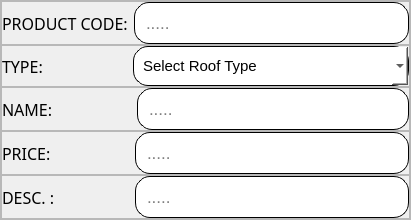
                             <widget class="QFrame" name="frame_23">
                              <property name="frameShape">
                               <enum>QFrame::StyledPanel</enum>
                              </property>
                              <property name="frameShadow">
                               <enum>QFrame::Raised</enum>
                              </property>
                              <layout class="QVBoxLayout" name="verticalLayout_29">
                               <property name="spacing">
                                <number>0</number>
                               </property>
                               <property name="leftMargin">
                                <number>0</number>
                               </property>
                               <property name="topMargin">
                                <number>0</number>
                               </property>
                               <property name="rightMargin">
                                <number>0</number>
                               </property>
                               <property name="bottomMargin">
                                <number>0</number>
                               </property>
                               <item>
                                <widget class="QFrame" name="frame_24">
                                 <property name="frameShape">
                                  <enum>QFrame::StyledPanel</enum>
                                 </property>
                                 <property name="frameShadow">
                                  <enum>QFrame::Raised</enum>
                                 </property>
                                 <layout class="QHBoxLayout" name="horizontalLayout_43">
                                  <property name="leftMargin">
                                   <number>0</number>
                                  </property>
                                  <property name="topMargin">
                                   <number>0</number>
                                  </property>
                                  <property name="rightMargin">
                                   <number>0</number>
                                  </property>
                                  <property name="bottomMargin">
                                   <number>0</number>
                                  </property>
                                  <item>
                                   <widget class="QLabel" name="label_37">
                                    <property name="font">
                                     <font>
                                      <family>Poppins Medium</family>
                                      <pointsize>12</pointsize>
                                      <weight>50</weight>
                                      <bold>false</bold>
                                     </font>
                                    </property>
                                    <property name="styleSheet">
                                     <string notr="true">    background-color: transparent;
</string>
                                    </property>
                                    <property name="text">
                                     <string>PRODUCT CODE:</string>
                                    </property>
                                   </widget>
                                  </item>
                                  <item>
                                   <widget class="QLineEdit" name="lineEdit_AddROOF_prodCode_12">
                                    <property name="font">
                                     <font>
                                      <pointsize>13</pointsize>
                                     </font>
                                    </property>
                                    <property name="styleSheet">
                                     <string notr="true">    background-color: #ffffff;
    color: black;
    border-radius: 15px;
border: 1px solid #000000; 
    padding: 9px;
</string>
                                    </property>
                                    <property name="placeholderText">
                                     <string>.....</string>
                                    </property>
                                   </widget>
                                  </item>
                                 </layout>
                                </widget>
                               </item>
                               <item>
                                <widget class="QFrame" name="frame_25">
                                 <property name="frameShape">
                                  <enum>QFrame::StyledPanel</enum>
                                 </property>
                                 <property name="frameShadow">
                                  <enum>QFrame::Raised</enum>
                                 </property>
                                 <layout class="QHBoxLayout" name="horizontalLayout_44">
                                  <property name="spacing">
                                   <number>90</number>
                                  </property>
                                  <property name="leftMargin">
                                   <number>0</number>
                                  </property>
                                  <property name="topMargin">
                                   <number>0</number>
                                  </property>
                                  <property name="rightMargin">
                                   <number>0</number>
                                  </property>
                                  <property name="bottomMargin">
                                   <number>0</number>
                                  </property>
                                  <item>
                                   <widget class="QLabel" name="label_38">
                                    <property name="font">
                                     <font>
                                      <family>Poppins Medium</family>
                                      <pointsize>12</pointsize>
                                      <weight>50</weight>
                                      <bold>false</bold>
                                     </font>
                                    </property>
                                    <property name="styleSheet">
                                     <string notr="true">    background-color: transparent;
</string>
                                    </property>
                                    <property name="text">
                                     <string>TYPE:</string>
                                    </property>
                                   </widget>
                                  </item>
                                  <item>
                                   <widget class="QComboBox" name="comboBox_AddROOF_Type_2">
                                    <property name="sizePolicy">
                                     <sizepolicy hsizetype="Expanding" vsizetype="Fixed">
                                      <horstretch>0</horstretch>
                                      <verstretch>0</verstretch>
                                     </sizepolicy>
                                    </property>
                                    <property name="font">
                                     <font>
                                      <pointsize>11</pointsize>
                                     </font>
                                    </property>
                                    <property name="styleSheet">
                                     <string notr="true">    background-color: #ffffff;
    color: black;
    border-radius: 15px;
border: 1px solid #000000; 
    padding: 9px;
</string>
                                    </property>
                                    <item>
                                     <property name="text">
                                      <string>Select Roof Type</string>
                                     </property>
                                    </item>
                                    <item>
                                     <property name="text">
                                      <string>Ribstar (Roof Type)</string>
                                     </property>
                                    </item>
                                    <item>
                                     <property name="text">
                                      <string>TileStar (Roof Type)</string>
                                     </property>
                                    </item>
                                    <item>
                                     <property name="text">
                                      <string>Corrugated (Roof Type)</string>
                                     </property>
                                    </item>
                                    <item>
                                     <property name="text">
                                      <string>Ridge Roll (Roof Bended Material)</string>
                                     </property>
                                    </item>
                                    <item>
                                     <property name="text">
                                      <string>Metal Fascia (Roof Bended Material)</string>
                                     </property>
                                    </item>
                                    <item>
                                     <property name="text">
                                      <string>Molding (Roof Bended Material)</string>
                                     </property>
                                    </item>
                                    <item>
                                     <property name="text">
                                      <string>Capping (Roof Bended Material)</string>
                                     </property>
                                    </item>
                                   </widget>
                                  </item>
                                 </layout>
                                </widget>
                               </item>
                               <item>
                                <widget class="QFrame" name="frame_26">
                                 <property name="frameShape">
                                  <enum>QFrame::StyledPanel</enum>
                                 </property>
                                 <property name="frameShadow">
                                  <enum>QFrame::Raised</enum>
                                 </property>
                                 <layout class="QHBoxLayout" name="horizontalLayout_45">
                                  <property name="spacing">
                                   <number>84</number>
                                  </property>
                                  <property name="leftMargin">
                                   <number>0</number>
                                  </property>
                                  <property name="topMargin">
                                   <number>0</number>
                                  </property>
                                  <property name="rightMargin">
                                   <number>0</number>
                                  </property>
                                  <property name="bottomMargin">
                                   <number>0</number>
                                  </property>
                                  <item>
                                   <widget class="QLabel" name="label_39">
                                    <property name="font">
                                     <font>
                                      <family>Poppins Medium</family>
                                      <pointsize>12</pointsize>
                                      <weight>50</weight>
                                      <bold>false</bold>
                                     </font>
                                    </property>
                                    <property name="styleSheet">
                                     <string notr="true">    background-color: transparent;
</string>
                                    </property>
                                    <property name="text">
                                     <string>NAME:</string>
                                    </property>
                                   </widget>
                                  </item>
                                  <item>
                                   <widget class="QLineEdit" name="lineEdit_AddROOF_prodCode_13">
                                    <property name="font">
                                     <font>
                                      <pointsize>13</pointsize>
                                     </font>
                                    </property>
                                    <property name="styleSheet">
                                     <string notr="true">    background-color: #ffffff;
    color: black;
    border-radius: 15px;
border: 1px solid #000000; 
    padding: 9px;
</string>
                                    </property>
                                    <property name="placeholderText">
                                     <string>.....</string>
                                    </property>
                                   </widget>
                                  </item>
                                 </layout>
                                </widget>
                               </item>
                               <item>
                                <widget class="QFrame" name="frame_27">
                                 <property name="frameShape">
                                  <enum>QFrame::StyledPanel</enum>
                                 </property>
                                 <property name="frameShadow">
                                  <enum>QFrame::Raised</enum>
                                 </property>
                                 <layout class="QHBoxLayout" name="horizontalLayout_46">
                                  <property name="spacing">
                                   <number>84</number>
                                  </property>
                                  <property name="leftMargin">
                                   <number>0</number>
                                  </property>
                                  <property name="topMargin">
                                   <number>0</number>
                                  </property>
                                  <property name="rightMargin">
                                   <number>0</number>
                                  </property>
                                  <property name="bottomMargin">
                                   <number>0</number>
                                  </property>
                                  <item>
                                   <widget class="QLabel" name="label_40">
                                    <property name="font">
                                     <font>
                                      <family>Poppins Medium</family>
                                      <pointsize>12</pointsize>
                                      <weight>50</weight>
                                      <bold>false</bold>
                                     </font>
                                    </property>
                                    <property name="styleSheet">
                                     <string notr="true">    background-color: transparent;
</string>
                                    </property>
                                    <property name="text">
                                     <string>PRICE:</string>
                                    </property>
                                   </widget>
                                  </item>
                                  <item>
                                   <widget class="QLineEdit" name="lineEdit_AddROOF_prodCode_14">
                                    <property name="font">
                                     <font>
                                      <pointsize>13</pointsize>
                                     </font>
                                    </property>
                                    <property name="styleSheet">
                                     <string notr="true">    background-color: #ffffff;
    color: black;
    border-radius: 15px;
border: 1px solid #000000; 
    padding: 9px;
</string>
                                    </property>
                                    <property name="placeholderText">
                                     <string>.....</string>
                                    </property>
                                   </widget>
                                  </item>
                                 </layout>
                                </widget>
                               </item>
                               <item>
                                <widget class="QFrame" name="frame_28">
                                 <property name="frameShape">
                                  <enum>QFrame::StyledPanel</enum>
                                 </property>
                                 <property name="frameShadow">
                                  <enum>QFrame::Raised</enum>
                                 </property>
                                 <layout class="QHBoxLayout" name="horizontalLayout_47">
                                  <property name="spacing">
                                   <number>80</number>
                                  </property>
                                  <property name="leftMargin">
                                   <number>0</number>
                                  </property>
                                  <property name="topMargin">
                                   <number>0</number>
                                  </property>
                                  <property name="rightMargin">
                                   <number>0</number>
                                  </property>
                                  <property name="bottomMargin">
                                   <number>0</number>
                                  </property>
                                  <item>
                                   <widget class="QLabel" name="label_41">
                                    <property name="font">
                                     <font>
                                      <family>Poppins Medium</family>
                                      <pointsize>12</pointsize>
                                      <weight>50</weight>
                                      <bold>false</bold>
                                     </font>
                                    </property>
                                    <property name="styleSheet">
                                     <string notr="true">    background-color: transparent;
</string>
                                    </property>
                                    <property name="text">
                                     <string>DESC. :</string>
                                    </property>
                                   </widget>
                                  </item>
                                  <item>
                                   <widget class="QLineEdit" name="lineEdit_AddROOF_prodCode_15">
                                    <property name="font">
                                     <font>
                                      <pointsize>13</pointsize>
                                     </font>
                                    </property>
                                    <property name="styleSheet">
                                     <string notr="true">    background-color: #ffffff;
    color: black;
    border-radius: 15px;
border: 1px solid #000000; 
    padding: 9px;
</string>
                                    </property>
                                    <property name="placeholderText">
                                     <string>.....</string>
                                    </property>
                                   </widget>
                                  </item>
                                 </layout>
                                </widget>
                               </item>
                              </layout>
                             </widget>
